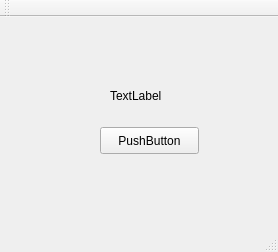
<?xml version="1.0" encoding="UTF-8"?>
<ui version="4.0">
 <class>MainWindow</class>
 <widget class="QMainWindow" name="MainWindow">
  <property name="geometry">
   <rect>
    <x>0</x>
    <y>0</y>
    <width>278</width>
    <height>252</height>
   </rect>
  </property>
  <property name="windowTitle">
   <string>MainWindow</string>
  </property>
  <widget class="QWidget" name="centralWidget">
   <widget class="QPushButton" name="pushButton">
    <property name="geometry">
     <rect>
      <x>100</x>
      <y>110</y>
      <width>99</width>
      <height>27</height>
     </rect>
    </property>
    <property name="text">
     <string>PushButton</string>
    </property>
   </widget>
   <widget class="QLabel" name="label">
    <property name="geometry">
     <rect>
      <x>110</x>
      <y>70</y>
      <width>67</width>
      <height>17</height>
     </rect>
    </property>
    <property name="text">
     <string>TextLabel</string>
    </property>
   </widget>
  </widget>
  <widget class="QMenuBar" name="menuBar">
   <property name="geometry">
    <rect>
     <x>0</x>
     <y>0</y>
     <width>278</width>
     <height>25</height>
    </rect>
   </property>
  </widget>
  <widget class="QToolBar" name="mainToolBar">
   <attribute name="toolBarArea">
    <enum>TopToolBarArea</enum>
   </attribute>
   <attribute name="toolBarBreak">
    <bool>false</bool>
   </attribute>
  </widget>
  <widget class="QStatusBar" name="statusBar"/>
 </widget>
 <layoutdefault spacing="6" margin="11"/>
 <resources/>
 <connections/>
</ui>
